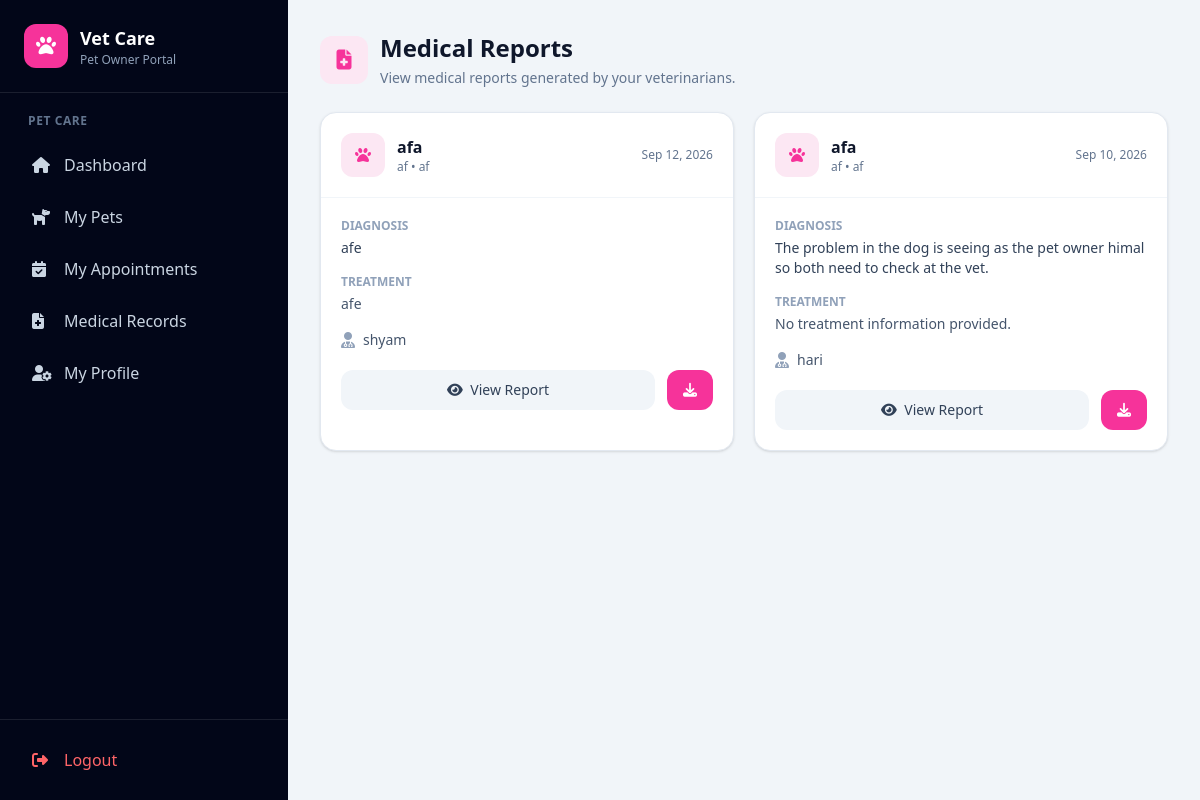
Before: /medical/medical-records/ (signed in) with the older database file.
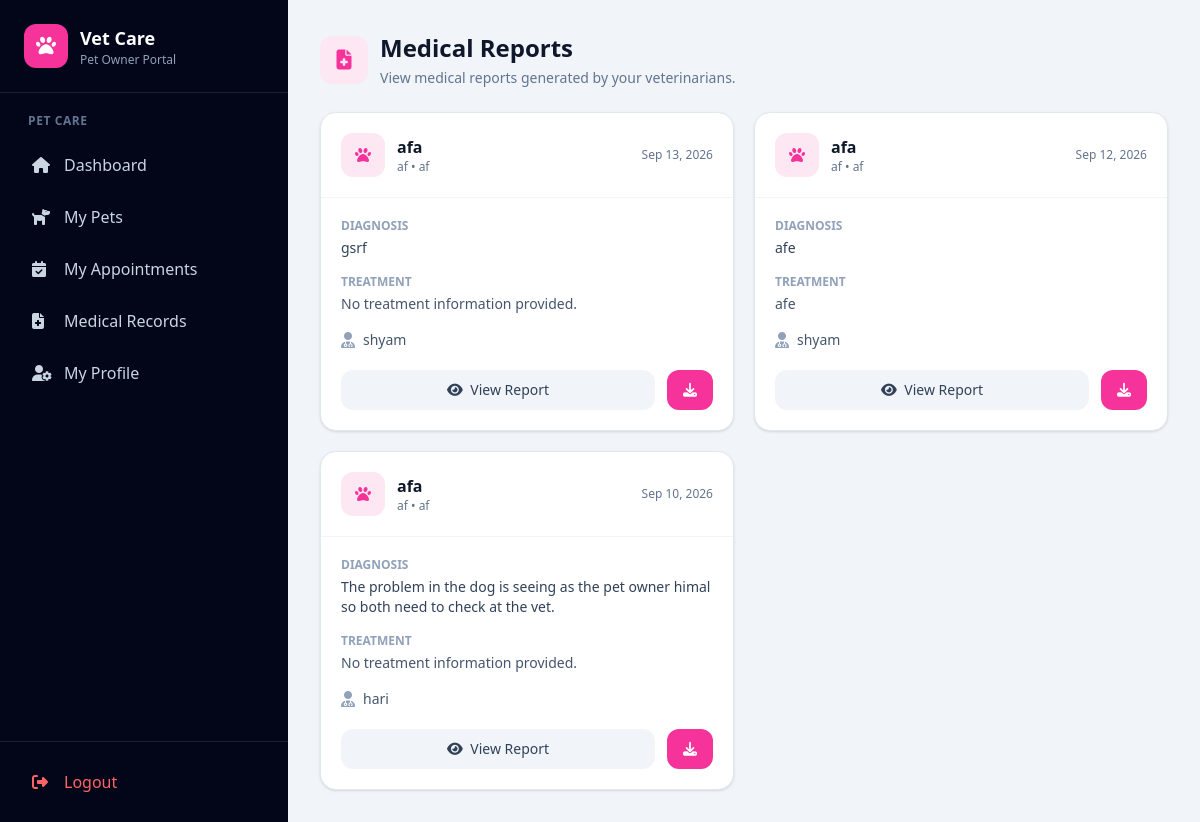
After: the same page with the newer database file.
### medical/models.py (models this page shows, shortened)
class MedicalRecord(models.Model):
    animal = models.ForeignKey(
        Animal,
        on_delete=models.CASCADE,
        related_name="medical_records"
    )
    veterinarian = models.ForeignKey(
        VeterinarianProfile,
        on_delete=models.SET_NULL,
        null=True,
        related_name="medical_records"
    )
    appointment = models.ForeignKey(
        "appointment.Appointment",
        on_delete=models.SET_NULL,
        null=True,
        blank=True,
        related_name="medical_records"
    )
    diagnosis = models.TextField()
    symptoms = models.TextField(
        blank=True,
        null=True
    )
    treatment = models.TextField(
        blank=True,
        null=True
    )
    notes = models.TextField(
        blank=True,
        null=True
    )
    record_date = models.DateField()
    created_at = models.DateTimeField(
        auto_now_add=True
    )
    updated_at = models.DateTimeField(
        auto_now=True
    )
    class Meta:
        ordering = ["-record_date"]
        verbose_name = "Medical Record"
        verbose_name_plural = "Medical Records"

### animal/models.py (models this page shows, shortened)
class Animal(models.Model):
    owner = models.ForeignKey(
        User,
        on_delete=models.CASCADE,
        related_name="animals",
        null=True,
        blank=True
    )
    name = models.CharField(max_length=100)
    species = models.CharField(max_length=100)
    breed = models.CharField(
        max_length=100,
        blank=True,
        null=True
    )
    age = models.PositiveIntegerField(
        blank=True,
        null=True
    )
    created_at = models.DateTimeField(
        auto_now_add=True
    )

### account/models.py (models this page shows, shortened)
class VeterinarianProfile(models.Model):
    user = models.OneToOneField(
        User,
        on_delete=models.CASCADE,
        related_name="veterinarian_profile",
        limit_choices_to={"role": User.VETERINARIAN}
    )
    license_number = models.CharField(
        max_length=100,
        unique=True
    )
    specialization = models.CharField(
        max_length=150,
        blank=True,
        null=True
    )
    qualification = models.CharField(
        max_length=200,
        blank=True,
        null=True
    )
    experience_years = models.PositiveIntegerField(
        default=0
    )
    joined_date = models.DateField(
        blank=True,
        null=True
    )

class User(AbstractUser):
    ADMIN = "ADMIN"
    VETERINARIAN = "VETERINARIAN"
    PET_OWNER = "PET_OWNER"
    ROLE_CHOICES = [
        (ADMIN, "Admin"),
        (VETERINARIAN, "Veterinarian"),
        (PET_OWNER, "Pet Owner"),
    ]
    role = models.CharField(
        max_length=20,
        choices=ROLE_CHOICES,
        default=PET_OWNER
    )
    phone = models.CharField(
        max_length=15,
        blank=True,
        null=True
    )
    address = models.TextField(
        blank=True,
        null=True
    )
    created_at = models.DateTimeField(
        auto_now_add=True
    )
    updated_at = models.DateTimeField(
        auto_now=True
    )

### medical/views.py (the view)
@login_required
def owner_medical_records(request):
    if request.user.role != User.PET_OWNER:
        messages.error(
            request,
            "You are not authorized to view medical reports."
        )
        return redirect("dashboard")
    medical_records = (
        MedicalRecord.objects
        .filter(animal__owner=request.user)
        .select_related(
            "animal",
            "veterinarian",
            "appointment"
        )
        .prefetch_related("prescriptions")
        .order_by("-record_date", "-id")
    )
    return render(
        request,
        "medical/owner_medical_records.html",
        {
            "medical_records": medical_records
        }
    )

### medical/templates/medical/owner_medical_records.html (shortened to what this page needs)
{% extends "ownerbase.html" %}
{% block content %}
<div class="max-w-7xl mx-auto">
    <div class="flex flex-col sm:flex-row
                sm:items-center
                sm:justify-between
                gap-4 mb-6">
        <div>
            <div class="flex items-center gap-3">
                <div class="w-12 h-12
                            rounded-xl
                            bg-pink-100
                            text-pink-500
                            flex items-center justify-center">
                    <i class="fa-solid fa-file-medical text-xl"></i>
                </div>
                <div>
                    <h1 class="text-2xl font-bold text-slate-900">
                        Medical Reports
                    </h1>
                    <p class="text-sm text-slate-500 mt-1">
                        View medical reports generated by your veterinarians.
                    </p>
                </div>
            </div>
        </div>
    </div>
    {% if medical_records %}
        <div class="grid grid-cols-1 lg:grid-cols-2
                    xl:grid-cols-3 gap-5">
            {% for record in medical_records %}
                <div class="bg-white
                            rounded-2xl
                            border border-slate-200
                            shadow-sm
                            overflow-hidden">
                    <div class="p-5
                                border-b border-slate-100">
                        <div class="flex items-center
                                    justify-between gap-3">
                            <div class="flex items-center gap-3">
                                <div class="w-11 h-11
                                            rounded-xl
                                            bg-pink-100
                                            text-pink-500
                                            flex items-center justify-center">
                                    <i class="fa-solid fa-paw"></i>
                                </div>
                                <div>
                                    <h2 class="font-bold
                                               text-slate-900">
                                        {{ record.animal.name }}
                                    </h2>
                                    <p class="text-xs
                                              text-slate-500">
                                        {{ record.animal.species }}
                                        {% if record.animal.breed %}
                                            • {{ record.animal.breed }}
                                        {% endif %}
                                    </p>
                                </div>
                            </div>
                            <span class="text-xs
                                         text-slate-500
                                         whitespace-nowrap">
                                {{ record.record_date|date:"M d, Y" }}
                            </span>
                        </div>
                    </div>
                    <div class="p-5 space-y-4">
                        <div>
                            <p class="text-xs
                                      font-semibold
                                      uppercase
                                      text-slate-400">
                                Diagnosis
                            </p>
                            <p class="text-sm
                                      text-slate-700
                                      mt-1">
                                {{ record.diagnosis }}
                            </p>
                        </div>
                        <div>
                            <p class="text-xs
                                      font-semibold
                                      uppercase
                                      text-slate-400">
                                Treatment
                            </p>
                            <p class="text-sm
                                      text-slate-600
                                      mt-1
                                      line-clamp-2">
                                {{ record.treatment|default:"No treatment information provided." }}
                            </p>
                        </div>
                        <div class="flex items-center gap-2">
                            <i class="fa-solid fa-user-doctor
                                      text-slate-400"></i>
                            <span class="text-sm text-slate-600">
                                {% if record.veterinarian %}
                                    {{ record.veterinarian.user.get_full_name|default:record.veterinarian.user.username }}
                                {% else %}
                                    Veterinarian not assigned
                                {% endif %}
                            </span>
                        </div>
                    </div>
                    <div class="px-5 pb-5
                                flex gap-3">
                        <a
                            href="{% url 'owner-medical-detail' record.id %}"
                            class="flex-1
                                   text-center
                                   px-4 py-2.5
                                   rounded-xl
                                   bg-slate-100
                                   text-slate-700
                                   text-sm
                                   font-medium
                                   hover:bg-slate-200">
                            <i class="fa-solid fa-eye mr-1"></i>
                            View Report
                        </a>
                        <a
                            href="{% url 'download-medical-report' record.id %}"
                            class="px-4 py-2.5
                                   rounded-xl
                                   bg-pink-500
                                   text-white
                                   text-sm
                                   font-medium
                                   hover:bg-pink-600">
                            <i class="fa-solid fa-download"></i>
                        </a>
                    </div>
                </div>
            {% endfor %}
        </div>
    {% endif %}
</div>
{% endblock %}

### templates/ownerbase.html (shortened to what this page needs)
<!DOCTYPE html>
<html lang="en">
<head>
    <script src="https://cdn.jsdelivr.net/npm/@tailwindcss/browser@4"></script>
    <link rel="stylesheet"
          href="https://cdnjs.cloudflare.com/ajax/libs/font-awesome/6.4.0/css/all.min.css">
</head>
<body class="bg-slate-100 text-slate-800">
<div class="min-h-screen flex">
    {% include 'ownersidebar.html' %}
    <div class="flex-1 flex flex-col min-w-0">
        <main class="flex-1 p-4 sm:p-6 lg:p-8">
            {% block content %}{% endblock %}
        </main>
    </div>
</div>
</body>
</html>

### templates/ownersidebar.html (shortened to what this page needs)
<aside id="owner-sidebar"
       class="fixed lg:sticky
              top-0 left-0 z-50
              w-72 h-screen
              bg-slate-950 text-white
              flex flex-col
              transform -translate-x-full
              lg:translate-x-0
              transition-transform duration-300">
    <div class="px-6 py-6 border-b border-white/10">
        <div class="flex items-center gap-3">
            <div class="w-11 h-11 rounded-xl
                        bg-pink-500
                        flex items-center justify-center">
                <i class="fa-solid fa-paw text-xl"></i>
            </div>
            <div>
                <h2 class="font-bold text-lg">
                    Vet Care
                </h2>
                <p class="text-xs text-slate-400">
                    Pet Owner Portal
                </p>
            </div>
        </div>
    </div>
    <nav class="flex-1 overflow-y-auto px-4 py-5">
        <p class="px-3 mb-3
                  text-xs font-semibold
                  uppercase tracking-wider
                  text-slate-500">
            Pet Care
        </p>
        <ul class="space-y-1">
            <li>
                <a href="{% url 'dashboard' %}"
                   class="flex items-center gap-3
                          px-4 py-3 rounded-xl
                          text-slate-300
                          hover:bg-pink-500
                          hover:text-white
                          transition">
                    <i class="fa-solid fa-house w-5"></i>
                    <span>Dashboard</span>
                </a>
            </li>
            <li>
                <a href="{% url 'animal_list' %}"
                   class="flex items-center gap-3
                          px-4 py-3 rounded-xl
                          text-slate-300
                          hover:bg-pink-500
                          hover:text-white
                          transition">
                    <i class="fa-solid fa-dog w-5"></i>
                    <span>My Pets</span>
                </a>
            </li>
            <li>
                <a href="{% url 'owner-appointments'%}"
                   class="flex items-center gap-3
                          px-4 py-3 rounded-xl
                          text-slate-300
                          hover:bg-pink-500
                          hover:text-white
                          transition">
                    <i class="fa-solid fa-calendar-check w-5"></i>
                    <span>My Appointments</span>
                </a>
            </li>
            <li>
                <a href="{% url 'owner-medical-records' %}"
                   class="flex items-center gap-3
                          px-4 py-3 rounded-xl
                          text-slate-300
                          hover:bg-pink-500
                          hover:text-white
                          transition">
                    <i class="fa-solid fa-file-medical w-5"></i>
                    <span>Medical Records</span>
                </a>
            </li>
            <li>
                <a href="{% url 'owner-profile'%}"
                   class="flex items-center gap-3
                          px-4 py-3 rounded-xl
                          text-slate-300
                          hover:bg-pink-500
                          hover:text-white
                          transition">
                    <i class="fa-solid fa-user-gear w-5"></i>
                    <span>My Profile</span>
                </a>
            </li>
        </ul>
    </nav>
    <div class="p-4 border-t border-white/10">
        <a href="{% url 'logout' %}"
           class="flex items-center gap-3
                  px-4 py-3 rounded-xl
                  text-red-400
                  hover:bg-red-500/10
                  transition">
            <i class="fa-solid fa-right-from-bracket w-5"></i>
            <span>Logout</span>
        </a>
    </div>
</aside>

Changed rows visible on the page:
added MedicalRecord: animal.name "afa", animal.species "af", animal.breed "af", record_date "Sep 13, 2026", diagnosis "gsrf", treatment "No treatment information provided.", veterinarian.user.get_full_name "shyam"
